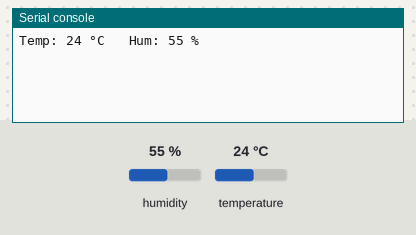
Simulated run of this program. Board: CircuitPython board. On the bench: the last lines printed to the serial console. The inputs (shaded band) are chosen by the test bench; at power-on: humidity 55 %, temperature 24 °C.

Above: at 1.2 s.
1.3 s: humidity set to 22 %
At 3.7 s:
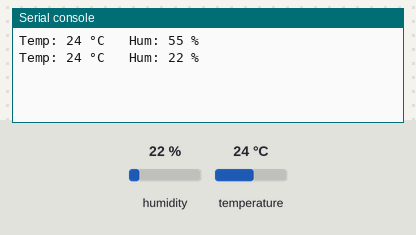
4.3 s: temperature set to 12 °C
At 6.1 s:
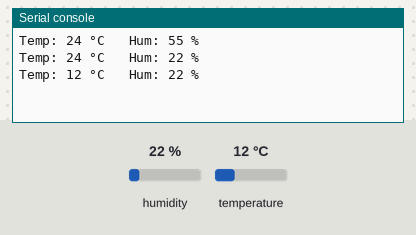
7.3 s: humidity set to 40 %
At 9.7 s:
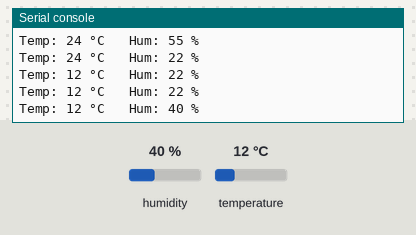
Timing chart, 0 to 11.2 s (numbered marks = the images above; inputs shaded):
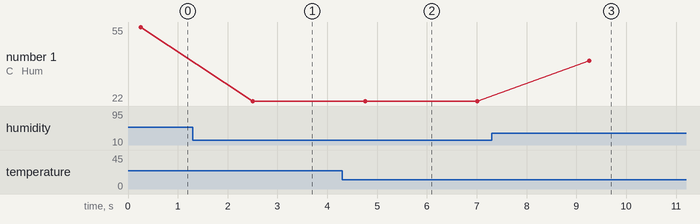

The program:

dht11.py
```python
import adafruit_dht
import board
import time

dhtDevice = adafruit_dht.DHT11(board.D4)

try:
    while True:
        try:
            temperature = dhtDevice.temperature
            humidity = dhtDevice.humidity
            print(f"Temp: {temperature} °C   Hum: {humidity} %")

        except Exception as e:
            print("Error leyendo sensor:", e)

        time.sleep(2)

except KeyboardInterrupt:
    print("Saliendo del programa...")

finally:
    dhtDevice.exit()
    print("Sensor DHT liberado correctamente.")
```

Measured:
- after the input at 1.3 s, the serial console: prints a new line after 1.2 s (image 1)
- after the input at 4.3 s, the serial console: prints a new line after 0.46 s (image 2)
- after the input at 7.3 s, the serial console: prints a new line after 2.0 s (image 3)
- plotted number 1: 55 → 22 after the input at 1.3 s, 22 → 40 after the input at 7.3 s
